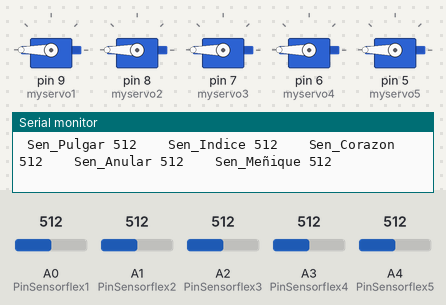
Bench run of a sketch on a simulated Arduino Uno, built with avr-gcc and run on an emulated ATmega328P. On the bench: 5 × servo, the last lines printed to the serial monitor. The inputs (shaded band) are chosen by the test bench; at power-on: A0 (PinSensorflex1) = 512, A1 (PinSensorflex2) = 512, A2 (PinSensorflex3) = 512, A3 (PinSensorflex4) = 512, A4 (PinSensorflex5) = 512.

Above: at 1.3 s.
1.4 s: A0 (PinSensorflex1) set to 545
2.9 s: A0 (PinSensorflex1) set to 569
At 4.3 s:
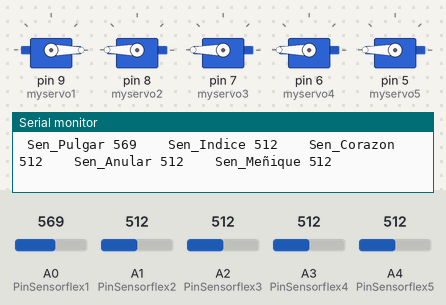
4.7 s: A1 (PinSensorflex2) set to 527
At 5.1 s:
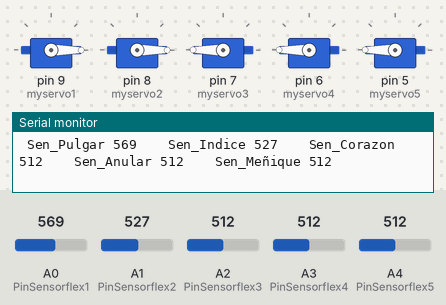
6.2 s: A2 (PinSensorflex3) set to 553
7.7 s: A2 (PinSensorflex3) set to 576
At 9.0 s:
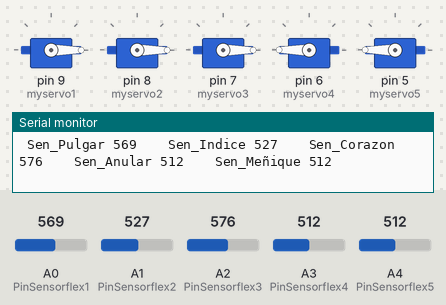
9.4 s: A3 (PinSensorflex4) set to 716
At 11.0 s:
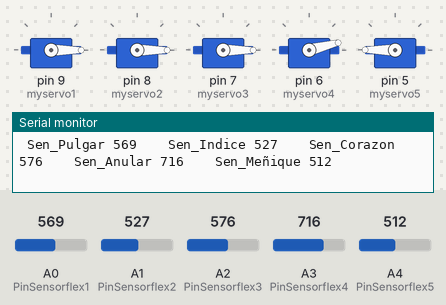
Timing chart, 0 to 12.0 s (numbered marks = the images above; inputs shaded):
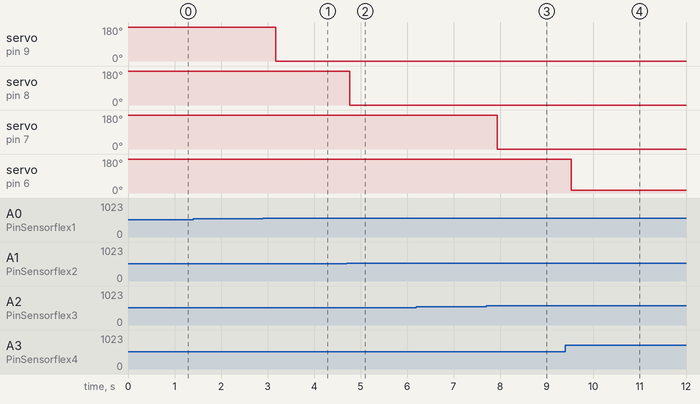

Measured:
- the behaviour switches between 554 and 555 on A0 (PinSensorflex1) (found by bisection; images 0 and 1)
- the behaviour switches between 516 and 517 on A1 (PinSensorflex2) (found by bisection; images 1 and 2)
- the behaviour switches between 560 and 561 on A2 (PinSensorflex3) (found by bisection; images 2 and 3)
- after the input at 2.9 s, servo on pin 9 (myservo1): 180° → 0° after 0.28 s
- after the input at 4.7 s, servo on pin 8 (myservo2): 180° → 0° after 0.06 s
- after the input at 7.7 s, servo on pin 7 (myservo3): 180° → 0° after 0.24 s
- after the input at 9.4 s, servo on pin 6 (myservo4): 180° → 14° after 0.13 s

The sketch:

Mano_Robotica.ino
```cpp
// incluimos la librería del servomotor
 #include <Servo.h>

  // Le indicamos a la librería que vamos a usar
  // cinco servomotores.

Servo myservo1;
Servo myservo2;
Servo myservo3;
Servo myservo4;
Servo myservo5;

  // Creamos algunas variables

  // Este grupo le indicará a arduino en donde
  // Estará conectado los 5 sensores flexibles

int PinSensorflex1 = A0; // Análogo Dedo pulgar
int PinSensorflex2 = A1; // Análogo Dedo índice
int PinSensorflex3 = A2; // Análogo Dedo corazón
int PinSensorflex4 = A3; // Análogo Dedo anular
int PinSensorflex5 = A4; // Análogo Dedo meñique

  // En este grupo se guardará la información
  // de cada sensor flexible

int LecturaSensorflex1;  // Acá guardaremos los datos del dedo pulgar
int LecturaSensorflex2;  // Acá guardaremos los datos del dedo índice
int LecturaSensorflex3;  // Acá guardaremos los datos del dedo corazón
int LecturaSensorflex4;  // Acá guardaremos los datos del dedo anular
int LecturaSensorflex5;  // Acá guardaremos los datos del dedo meñique


int puntaje1_alto = 275; // Nivel Alto del sensor dedo pulgar
int puntaje1_bajo = 118; // Nivel Bajo del sensor dedo pulgar
int puntaje2_alto = 255; // Nivel Alto del sensor dedo índice
int puntaje2_bajo = 108; // Nivel Bajo del sensor dedo índice
int puntaje3_alto = 283; // Nivel Alto del sensor dedo corazón
int puntaje3_bajo = 127; // Nivel Bajo del sensor dedo corazón
int puntaje4_alto = 263; // Nivel Alto del sensor dedo anular
int puntaje4_bajo = 104;  // Nivel Bajo del sensor dedo anular
int puntaje5_alto = 280; // Nivel Alto del sensor dedo meñique
int puntaje5_bajo = 114; // Nivel Bajo del sensor dedo meñique


int Mapeo1;  // Acá guardaremos los datos de los
int Mapeo2;  // sensores mapeados
int Mapeo3;
int Mapeo4;
int Mapeo5;

void setup() {

//Le indicamos a la librería de los servos cual dedo va conectado
  myservo1.attach(9);  // Dedo Pulgar
  myservo2.attach(8);  // Índice
  myservo3.attach(7);  // Corazón
  myservo4.attach(6);  // Anular
  myservo5.attach(5);  // Meñique

Serial.begin(9600); // iniciamos la comunicación con arduino

}

void loop() {

LecturaSensorflex1 = analogRead(PinSensorflex1); // Leemos el Sensor flexible
LecturaSensorflex2 = analogRead(PinSensorflex2); // Leemos el Sensor flexible
LecturaSensorflex3 = analogRead(PinSensorflex3); // Leemos el Sensor flexible
LecturaSensorflex4 = analogRead(PinSensorflex4); // Leemos el Sensor flexible
LecturaSensorflex5 = analogRead(PinSensorflex5); // Leemos el Sensor flexible

Mapeo1 = map(LecturaSensorflex1, puntaje1_bajo , puntaje1_alto,0, 180); // hacemos el mapeo
Mapeo2 = map(LecturaSensorflex2, puntaje2_bajo , puntaje2_alto,0, 180); // hacemos el mapeo
Mapeo3 = map(LecturaSensorflex3, puntaje3_bajo , puntaje3_alto,0, 180); // hacemos el mapeo
Mapeo4 = map(LecturaSensorflex4, puntaje4_bajo , puntaje4_alto,0, 180); // hacemos el mapeo
Mapeo5 = map(LecturaSensorflex5, puntaje5_bajo , puntaje5_alto,0, 180); // hacemos el mapeo

myservo1.write(Mapeo1);     // Con estas funciones movemos los dedos dependiendo del cada sensor
myservo2.write(Mapeo2);
myservo3.write(Mapeo3);
myservo4.write(Mapeo4);
myservo5.write(Mapeo5);


// imprimimos en el puerto serial la información para calibración
Serial.print(" Sen_Pulgar ");
Serial.print(LecturaSensorflex1);
Serial.print("    Sen_Indice ");
Serial.print(LecturaSensorflex2);
Serial.print("    Sen_Corazon ");
Serial.print(LecturaSensorflex3);
Serial.print("    Sen_Anular ");
Serial.print(LecturaSensorflex4);
Serial.print("    Sen_Meñique ");
Serial.println(LecturaSensorflex5);

delay(500);

}
```
